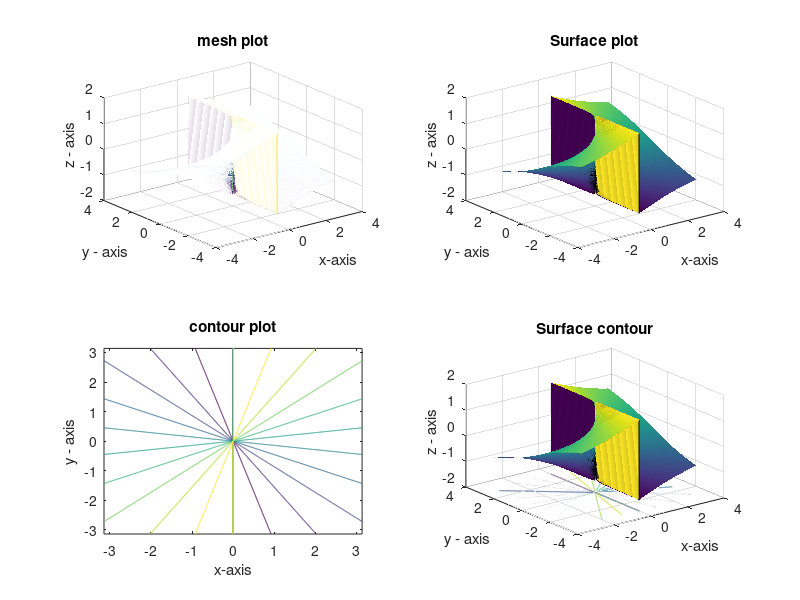

Write the MATLAB code that produced this figure.
% From page 860  Calculu

%%
 Xvals = -pi : 0.1 : pi;
 Yvals = -pi : 0.1 : pi;
 
 [X, Y] = meshgrid(Xvals, Yvals);
 
 Z = (X.^2 + 3*Y.^2) .* exp(-X.^2-Y.^2);
 subplot(2, 2, 1);
 mesh(X, Y, Z);
 ylabel('y - axis'), zlabel('z - axis'), title('mesh plot');
 
 subplot(2, 2, 2);
 surf(X, Y, Z);
 ylabel('y - axis'), zlabel('z - axis'), title('Surface plot');
 
 subplot(2, 2, 3);
 contour(X, Y, Z);
 ylabel('y - axis'), zlabel('z - axis'), title('contour plot');
 
 subplot(2, 2, 4);
 surfc(X, Y, Z);
 ylabel('y - axis'), zlabel('z - axis'), title('Surface contour');
 
 %%
 %%
 Xvals = -2*pi : 0.3 : 2*pi;
 Yvals = -2*pi : 0.3 : 2*pi;
 
 [X, Y] = meshgrid(Xvals, Yvals);
 
 Z = sin(X) + sin(Y);
 subplot(2, 2, 1);
 mesh(X, Y, Z);
 ylabel('y - axis'), zlabel('z - axis'), title('mesh plot');
 
 subplot(2, 2, 2);
 surf(X, Y, Z);
 ylabel('y - axis'), zlabel('z - axis'), title('Surface plot');
 
 subplot(2, 2, 3);
 contour(X, Y, Z);
 ylabel('y - axis'), zlabel('z - axis'), title('contour plot');
 
 subplot(2, 2, 4);
 surfc(X, Y, Z);
 ylabel('y - axis'), zlabel('z - axis'), title('Surface contour');
 
 
 %%
 Xvals = -pi : 0.3 : pi;
 Yvals = -pi : 0.3 : pi;
 
 [X, Y] = meshgrid(Xvals, Yvals);
 
 Z = -3*Y ./ (X.^2 + Y.^2 + 1);
 subplot(2, 2, 1);
 mesh(X, Y, Z);
 ylabel('y - axis'), zlabel('z - axis'), title('mesh plot');
 
 subplot(2, 2, 2);
 surf(X, Y, Z);
 ylabel('y - axis'), zlabel('z - axis'), title('Surface plot');
 
 subplot(2, 2, 3);
 contour(X, Y, Z);
 ylabel('y - axis'), zlabel('z - axis'), title('contour plot');
 
 subplot(2, 2, 4);
 surfc(X, Y, Z);
 ylabel('y - axis'), zlabel('z - axis'), title('Surface contour');

 %%
 % Exercise 30
 
 Xvals = -pi : 0.3 : pi;
 Yvals = -pi : 0.3 : pi;
 
 [X, Y] = meshgrid(Xvals, Yvals);
 
 Z = abs(X .* Y);
 subplot(2, 2, 1);
 mesh(X, Y, Z);
 ylabel('y - axis'), zlabel('z - axis'), title('mesh plot');
 
 subplot(2, 2, 2);
 surf(X, Y, Z);
 ylabel('y - axis'), zlabel('z - axis'), title('Surface plot');
 
 subplot(2, 2, 3);
 contour(X, Y, Z);
 ylabel('y - axis'), zlabel('z - axis'), title('contour plot');
 
 subplot(2, 2, 4);
 surfc(X, Y, Z);
 ylabel('y - axis'), zlabel('z - axis'), title('Surface contour');
 
 %%
 Xvals = -3.5*pi : 0.3 : 3.5*pi;
 Yvals = -3.5*pi : 0.3 : 3.5*pi;
 
 [X, Y] = meshgrid(Xvals, Yvals);
 
 Z = sin(abs(X) + abs(Y));
 subplot(2, 2, 1);
 mesh(X, Y, Z);
 ylabel('y - axis'), zlabel('z - axis'), title('mesh plot');
 
 subplot(2, 2, 2);
 surf(X, Y, Z);
 ylabel('y - axis'), zlabel('z - axis'), title('Surface plot');
 
 subplot(2, 2, 3);
 contour(X, Y, Z);
 ylabel('y - axis'), zlabel('z - axis'), title('contour plot');
 
 subplot(2, 2, 4);
 surfc(X, Y, Z);
 ylabel('y - axis'), zlabel('z - axis'), title('Surface contour');
 
 % Page 870
 %%
 Xvals = -pi : 0.1 : pi;
 Yvals = -pi : 0.1 : pi;
 
 [X, Y] = meshgrid(Xvals, Yvals);
 
 Z = sin(X.^2 + Y.^2)./(X.^2 + Y.^2);
 subplot(2, 2, 1);
 mesh(X, Y, Z);
 ylabel('y - axis'), zlabel('z - axis'), title('mesh plot');
 
 subplot(2, 2, 2);
 surf(X, Y, Z);
 ylabel('y - axis'), zlabel('z - axis'), title('Surface plot');
 
 subplot(2, 2, 3);
 contour(X, Y, Z);
 ylabel('y - axis'), zlabel('z - axis'), title('contour plot');
 
 subplot(2, 2, 4);
 surfc(X, Y, Z);
 ylabel('y - axis'), zlabel('z - axis'), title('Surface contour');
 
 %%
 Xvals = -pi : 0.1 : pi;
 Yvals = -pi : 0.1 : pi;
 
 [X, Y] = meshgrid(Xvals, Yvals);
 
 Z = (X.^2 - Y.^2)./(X.^2 + Y.^2);
 subplot(2, 2, 1);
 mesh(X, Y, Z);
 ylabel('y - axis'), zlabel('z - axis'), title('mesh plot');
 
 subplot(2, 2, 2);
 surf(X, Y, Z);
 ylabel('y - axis'), zlabel('z - axis'), title('Surface plot');
 
 subplot(2, 2, 3);
 contour(X, Y, Z);
 ylabel('y - axis'), zlabel('z - axis'), title('contour plot');
 
 subplot(2, 2, 4);
 surfc(X, Y, Z);
 ylabel('y - axis'), zlabel('z - axis'), title('Surface contour');
 
 %%
 Xvals = -0.8*pi : 0.03 : 0.8*pi;
 Yvals = -0.8*pi : 0.03 : 0.8*pi;
 
 [X, Y] = meshgrid(Xvals, Yvals);
 
 Z = sin(X .* (Y.^2))./(X.^2 + Y.^4);
 subplot(2, 2, 1);
 mesh(X, Y, Z);
 ylabel('y - axis'), zlabel('z - axis'), title('mesh plot');
 
 subplot(2, 2, 2);
 surf(X, Y, Z);
 ylabel('y - axis'), zlabel('z - axis'), title('Surface plot');
 
 subplot(2, 2, 3);
 contour(X, Y, Z);
 ylabel('y - axis'), zlabel('z - axis'), title('contour plot');
 
 subplot(2, 2, 4);
 surfc(X, Y, Z);
 ylabel('y - axis'), zlabel('z - axis'), title('Surface contour');
 
 %%
 Xvals = -pi : 0.01 : pi;
 Yvals = -pi : 0.01 : pi;
 
 [X, Y] = meshgrid(Xvals, Yvals);
 
 Z = atan(Y./X);
 subplot(2, 2, 1);
 mesh(X, Y, Z);
 xlabel('x-axis'),ylabel('y - axis'),zlabel('z - axis'),title('mesh plot');
 
 subplot(2, 2, 2);
 surf(X, Y, Z);
 xlabel('x-axis'),ylabel('y - axis'),zlabel('z - axis'),title('Surface plot');
 
 subplot(2, 2, 3);
 contour(X, Y, Z);
 xlabel('x-axis'),ylabel('y - axis'),zlabel('z - axis'),title('contour plot');
 
 subplot(2, 2, 4);
 surfc(X, Y, Z);
 xlabel('x-axis'),ylabel('y - axis'),zlabel('z - axis'),title('Surface contour');